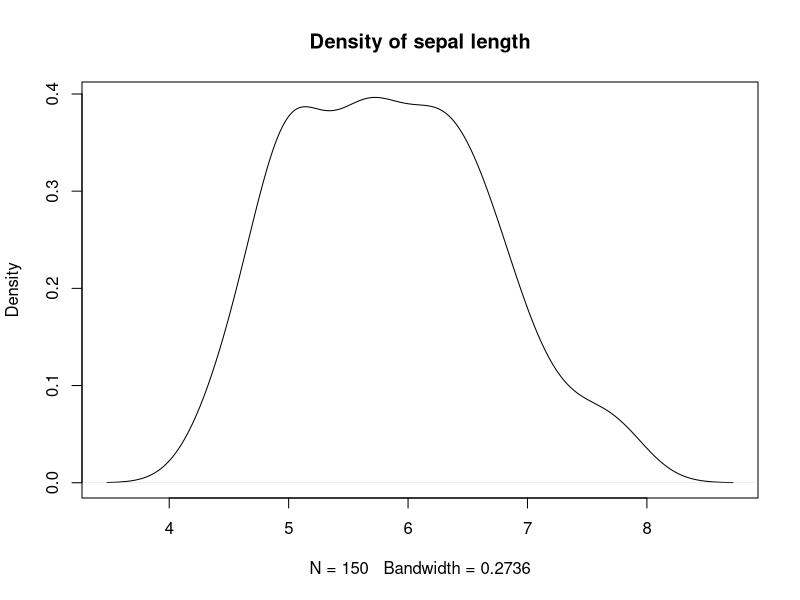
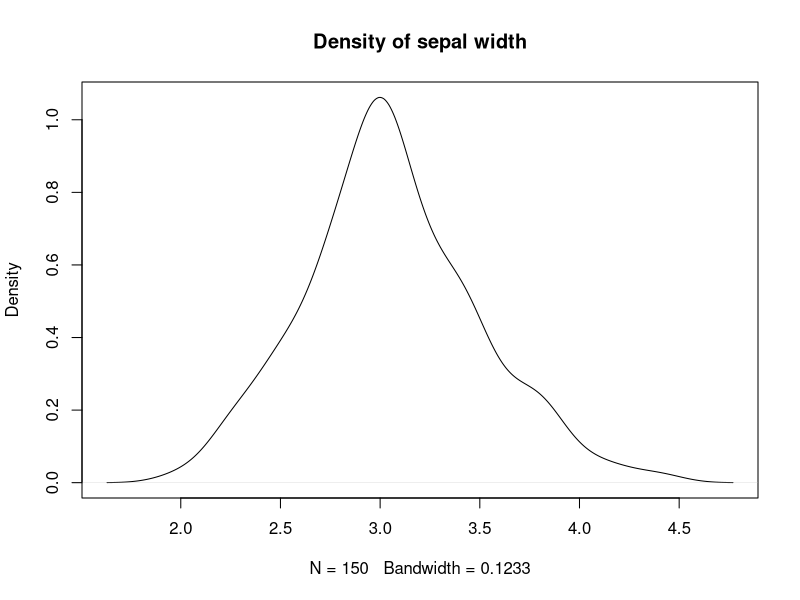
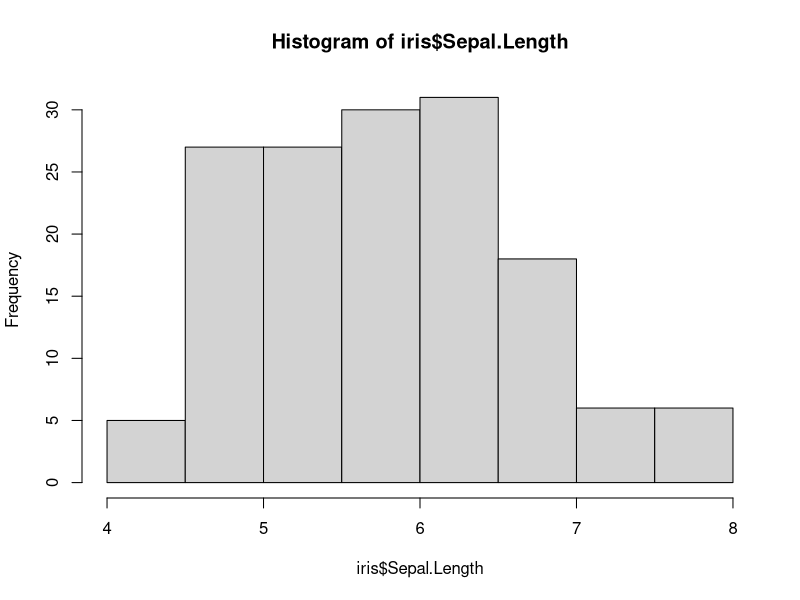
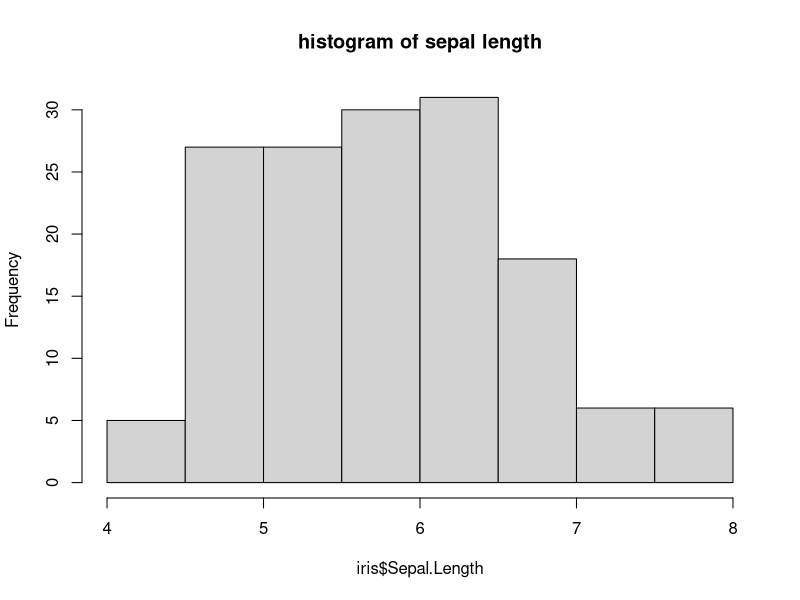

Source code (R) for these figures, in order:
attach(iris)
iris

plot(density(iris$Sepal.Length),main = "Density of sepal length")

plot(density(iris$Sepal.Width), main = "Density of sepal width")

plot(hist(iris$Sepal.Length),main = "histogram of sepal length")
